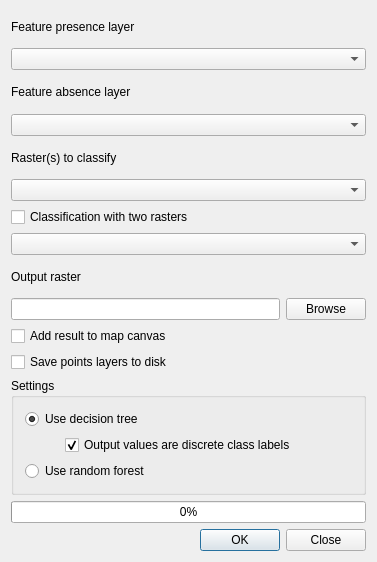
<?xml version="1.0" encoding="UTF-8"?>
<ui version="4.0">
 <class>ClassifierDialogBase</class>
 <widget class="QDialog" name="ClassifierDialogBase">
  <property name="geometry">
   <rect>
    <x>0</x>
    <y>0</y>
    <width>377</width>
    <height>562</height>
   </rect>
  </property>
  <property name="windowTitle">
   <string>DTclassifier</string>
  </property>
  <layout class="QVBoxLayout" name="verticalLayout_3">
   <item>
    <widget class="QLabel" name="label">
     <property name="text">
      <string>Feature presence layer</string>
     </property>
    </widget>
   </item>
   <item>
    <widget class="QComboBox" name="cmbPresenceLayer"/>
   </item>
   <item>
    <widget class="QLabel" name="label_2">
     <property name="text">
      <string>Feature absence layer</string>
     </property>
    </widget>
   </item>
   <item>
    <widget class="QComboBox" name="cmbAbsenceLayer"/>
   </item>
   <item>
    <widget class="QLabel" name="label_3">
     <property name="text">
      <string>Raster(s) to classify</string>
     </property>
    </widget>
   </item>
   <item>
    <widget class="QComboBox" name="cmbFirstRaster"/>
   </item>
   <item>
    <widget class="QCheckBox" name="twoRastersCheck">
     <property name="text">
      <string>Classification with two rasters</string>
     </property>
    </widget>
   </item>
   <item>
    <widget class="QComboBox" name="cmbSecondRaster"/>
   </item>
   <item>
    <widget class="QLabel" name="label_4">
     <property name="frameShape">
      <enum>QFrame::NoFrame</enum>
     </property>
     <property name="text">
      <string>Output raster</string>
     </property>
    </widget>
   </item>
   <item>
    <layout class="QHBoxLayout" name="horizontalLayout">
     <item>
      <widget class="QLineEdit" name="leOutputRaster"/>
     </item>
     <item>
      <widget class="QPushButton" name="btnOutputFile">
       <property name="text">
        <string>Browse</string>
       </property>
      </widget>
     </item>
    </layout>
   </item>
   <item>
    <widget class="QCheckBox" name="addToCanvasCheckBox">
     <property name="text">
      <string>Add result to map canvas</string>
     </property>
    </widget>
   </item>
   <item>
    <widget class="QCheckBox" name="savePointLayersCheckBox">
     <property name="text">
      <string>Save points layers to disk</string>
     </property>
    </widget>
   </item>
   <item>
    <widget class="QGroupBox" name="groupBox">
     <property name="title">
      <string>Settings</string>
     </property>
     <layout class="QVBoxLayout" name="verticalLayout_2">
      <item>
       <layout class="QVBoxLayout" name="verticalLayout">
        <item>
         <widget class="QRadioButton" name="rbDecisionTree">
          <property name="text">
           <string>Use decision tree</string>
          </property>
          <property name="checked">
           <bool>true</bool>
          </property>
         </widget>
        </item>
        <item>
         <layout class="QHBoxLayout" name="horizontalLayout_2">
          <item>
           <spacer name="horizontalSpacer">
            <property name="orientation">
             <enum>Qt::Horizontal</enum>
            </property>
            <property name="sizeType">
             <enum>QSizePolicy::Minimum</enum>
            </property>
            <property name="sizeHint" stdset="0">
             <size>
              <width>40</width>
              <height>20</height>
             </size>
            </property>
           </spacer>
          </item>
          <item>
           <widget class="QCheckBox" name="discreteLabelsCheckBox">
            <property name="text">
             <string>Output values are discrete class labels</string>
            </property>
            <property name="checked">
             <bool>true</bool>
            </property>
           </widget>
          </item>
         </layout>
        </item>
       </layout>
      </item>
      <item>
       <widget class="QRadioButton" name="rbRandomTrees">
        <property name="text">
         <string>Use random forest</string>
        </property>
       </widget>
      </item>
     </layout>
    </widget>
   </item>
   <item>
    <widget class="QProgressBar" name="progressBar">
     <property name="value">
      <number>0</number>
     </property>
    </widget>
   </item>
   <item>
    <widget class="QDialogButtonBox" name="buttonBox">
     <property name="orientation">
      <enum>Qt::Horizontal</enum>
     </property>
     <property name="standardButtons">
      <set>QDialogButtonBox::Close|QDialogButtonBox::Ok</set>
     </property>
    </widget>
   </item>
  </layout>
 </widget>
 <layoutdefault spacing="6" margin="11"/>
 <resources/>
 <connections/>
</ui>
